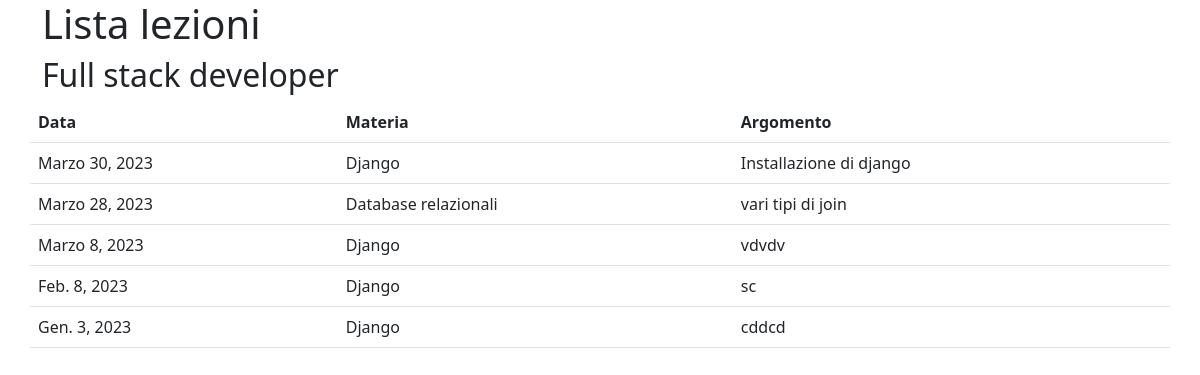
Screenshot of /corsi/1/lezioni/ with the database file from the repository.
### lezioni/models.py (models this page shows, shortened)
class Corso(models.Model):
    titolo = models.CharField(max_length=400)
    codice = models.CharField(max_length=20)
    data_inizio = models.DateField()
    data_fine = models.DateField()
    def __str__(self):
        return self.titolo
    class Meta:
        verbose_name_plural = 'Corsi'
        ordering = ['-data_inizio']

class Lezione(models.Model):
    TIPI_LEZIONE = (
        (None, 'Seleziona...'),
        ('T', 'Teoria'),
        ('P', 'Pratica'),
    )
    materia = models.ForeignKey(Materia, on_delete=models.PROTECT)
    argomento = models.TextField(verbose_name="Di cosa avete parlato?", null=True, blank=True, help_text="Scrivi almeno 3 parole")
    data = models.DateField()
    online = models.BooleanField(default=False)
    tipologia = models.CharField(max_length=1, choices=TIPI_LEZIONE, null=True)
    ora_inizio = models.TimeField(null=True, blank=True)
    ora_fine = models.TimeField(null=True, blank=True)
    class Meta:
        verbose_name_plural = 'Lezioni'
        ordering = ['-data']

class Materia(models.Model):
    nome = models.CharField(max_length=100)
    modulo = models.ForeignKey(Modulo, on_delete=models.PROTECT)
    docente = models.ForeignKey(Persona, on_delete=models.PROTECT, null=True, blank=True, related_name='materie')
    def __str__(self):
        return self.nome
    class Meta:
        verbose_name_plural = 'Materie'

### lezioni/views.py (the view)
# urls.py: path('corsi/<int:id>/lezioni/', views.lezioni, name='lezioni'),
def lezioni(request, id):
    corso = Corso.objects.get(id=id)
    lezioni = Lezione.objects.filter(materia__modulo__corso=corso)
    context = {
        'corso': corso,
        'lezioni': lezioni
    }
    return render(request, 'lezioni.html', context)

### lezioni/templates/lezioni.html (shortened to what this page needs)
<!DOCTYPE html>
<html lang="en">
<head>
    <link rel="stylesheet" href="https://cdnjs.cloudflare.com/ajax/libs/bootstrap/5.2.3/css/bootstrap.min.css" />
</head>
<body>
    <div class="container">
        <div class="row">
        <h1>Lista lezioni</h1>
            <h2>{{corso}}</h2>
        <table class="table">
            <tr>
                <th>Data</th>
                <th>Materia</th>
                <th>Argomento</th>
            </tr>
        {% for lezione in lezioni %}
            <tr>
                <td>{{lezione.data}}</td>
                <td>{{lezione.materia}}</td>
                <td>{{lezione.argomento}}</td>
            </tr>
        {% endfor %}
        </table>
    </div>
    </div>
</body>
</html>

### rows the page displays
Corso: titolo "Full stack developer"
Lezione: data "Marzo 30, 2023", materia "Django", argomento "Installazione di django"
Lezione: data "Marzo 28, 2023", materia "Database relazionali", argomento "vari tipi di join"
Lezione: data "Marzo 8, 2023", materia "Django", argomento "vdvdv"
Lezione: data "Feb. 8, 2023", materia "Django", argomento "sc"
Lezione: data "Gen. 3, 2023", materia "Django", argomento "cddcd"
